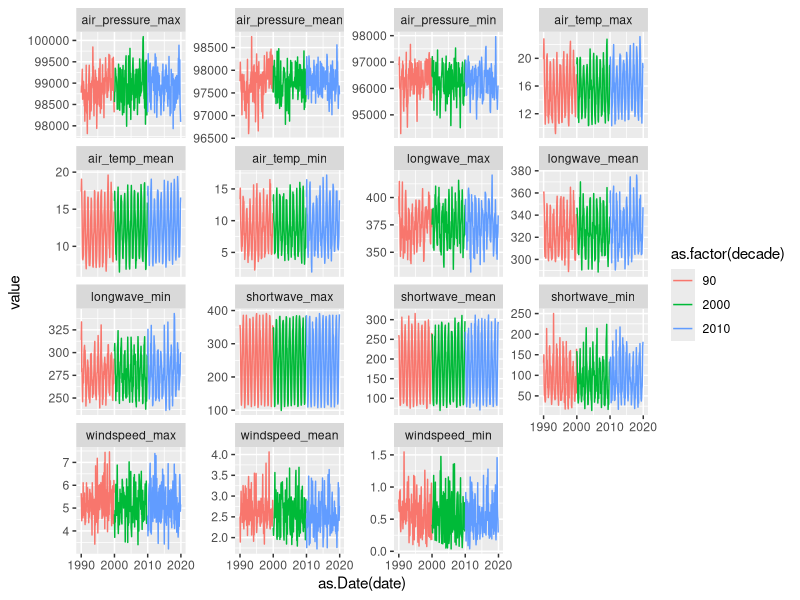

Write the R code that produced this figure. (Note: this script raises an error after producing the figure.)
# driver analysis for 90's data at Rotoehu
library(tidyverse)
library(lubridate)
library(ggpubr)
library(readxl)

# tli
tli <- read.csv('./data/processed_data/90s_data/tli_rotoehu.csv')

getDecade <- function(year) {
  year <- ifelse(year<2000, year-1900, year)
  decade <- floor(year/10) * 10
  return (decade)
}

################################################################################
# met
met <- read.csv('./data/processed_data/Rotoehu_met_summaries_1980_2022.csv')
### convert to hydroyear
yr_to_hydro_yr <- function(data){ # data = dataframe with 'date' column in as.POSIXct() format
  data$hydroyear <- data$date+(184*60*60*24)
  data$hydroyear <- format(data$hydroyear,"%Y")
  data$hydroyear <- as.numeric(data$hydroyear)
  data$hydroyear_label <- paste(data$hydroyear-1, data$hydroyear, sep = "-")
  return(data)
}
met$date <- paste0(met$year, "-", met$month, "-01")
met$date <- as.POSIXct(met$date)
met <- yr_to_hydro_yr(met)
met$decade <- getDecade(met$year)

# select most "important" met variables
met <- met %>% 
  select(year, hydroyear, month, decade, everything(), -hydroyear_label)

met_long <- met %>% 
  filter(decade!='2020' & decade!='80') %>% 
  pivot_longer(air_temp_min:windspeed_max, names_to = 'variable', values_to = 'value')

ggplot(met_long, aes(x = as.Date(date), y = value, color = as.factor(decade))) +
  geom_line() +
  facet_wrap(~variable, scales = 'free_y')

df <- left_join(tli, met, by = c('hydroyear', 'month'))
df <- df %>% 
  select(date, hydroyear, hydroyear_label, month, decade, tli_annual, tli_monthly, everything(), -year)
################################################################################
# climate indices
soi <- read.csv('./data/raw_data/soi-rolling-average-1990-2022-and-temperature-anomaly-1990-2020.csv')
soi <- soi %>% 
  mutate(month = ifelse(month < 10, paste0("0", month), month))
soi$date <- paste0(soi$year, "-", soi$month, "-01")
soi$date <- ymd(soi$date)
soi$decade <- getDecade(soi$year)
soi <- soi %>% filter(decade!='2020' & decade!='80') 
soi$date <- as.POSIXct(soi$date)
soi <- yr_to_hydro_yr(soi)
soi$month <- as.integer(soi$month)

ggplot(soi, aes(x = as.Date(date), y = soi_3mth_mean, color = as.factor(year))) +
  geom_point() +
  geom_line()

ggplot(soi, aes(x = as.Date(date), y = de_trended_temp_anomaly)) +
  geom_point() +
  geom_line()

soi <- soi %>% select(-date)

a <- ggplot(soi, aes(x = as.factor(decade), y = soi_3mth_mean, fill = as.factor(decade))) +
  geom_boxplot() +
  theme_bw() +
  labs(fill = 'Decade') +
  xlab('Decade') +
  ylab('3 month mean SOI')

b <- ggplot(soi, aes(x = as.factor(decade), y = de_trended_temp_anomaly, fill = as.factor(decade))) +
  geom_boxplot() +
  theme_bw() +
  labs(fill = 'Decade') +
  xlab('Decade') +
  ylab('Detrended Temp Anomaly')

c <- ggplot(soi, aes(fill = soi_phase, x = as.factor(decade))) +
  geom_bar(position = 'dodge') +
  scale_fill_brewer(palette = 'Dark2') +
  ylab('Count (months)') +
  xlab('Decade') +
  labs(fill = 'Phase') +
  theme_bw()
ggarrange(a, b, c)

df <- left_join(df, soi, by = c('hydroyear', 'month', 'decade', 'hydroyear_label'))

#################################################################################
# temp and thermal stratification metrics
temp <- read.csv('./data/processed_data/90s_data/temp_metrics_rotoehu_90s.csv')
temp <- temp %>% 
  select(-X) %>% 
  mutate(month = month(date)) 
temp$date <- as.POSIXct(temp$date)
temp <- yr_to_hydro_yr(temp)
temp$month <- as.integer(temp$month)
temp <- temp %>% select(-date, -hydroyear_label) %>% 
  distinct(hydroyear, month, .keep_all = TRUE)

df <- left_join(df, temp, by = c('hydroyear', 'month'))

#################################################################################
# lake level
lvl <- read_excel('./data/raw_data/EDS-686238-HL143688-Entire Record.xlsx', skip = 5)
lvl <- na.omit(lvl)
colnames(lvl) <- c('date', 'end', 'avg_level_m')
lvl$avg_level_m <- as.numeric(lvl$avg_level_m)
lvl <- lvl %>% select(-end)
lvl$date <- as.POSIXct(lvl$date)
lvl <- yr_to_hydro_yr(lvl)
lvl$month <- month(lvl$date)
#lvl <- lvl %>% select(-date)

ggplot(lvl, aes(x = as.Date(date), y = avg_level_m)) +
  geom_line() + 
  xlim(as.Date('1990-01-01'), as.Date('2020-12-31'))

lvl <- lvl %>% 
  group_by(month) %>% 
  mutate(monthly_avg_level_m = mean(avg_level_m, na.rm = TRUE))
df$date <- as.Date(df$date)
lvl$date <- as.Date(lvl$date)

df <- left_join(df, lvl, by = c('date', 'hydroyear', 'hydroyear_label', 'month'))

# land cover (only starts in 1996)?

#################################################################################
# bottom nutrients from Lake_Rotoehu
nuts <- read_excel('./data/raw_data/Rotoehu_1990_1999_PaulScholes.xlsx')
nuts$Date <- as.POSIXct(nuts$Date)
nuts <- nuts %>% 
  rename(date = Date,
         depth_m = DepthFrom) %>% 
  select(date, depth_m, Unit, Results) %>% 
  filter(depth_m > 6.75) 
nuts_long <- nuts %>% 
  pivot_wider(names_from = 'Unit', values_from = 'Results') %>% 
  select(date, depth_m, `DRP (mg/m3)`, `NH4-N (mg/m3)`) %>% 
  rename(DRP_mgm3 = `DRP (mg/m3)`,
         NH4_mgm3 = `NH4-N (mg/m3)`) %>% 
  mutate(month = month(date)) 
nuts_long <- yr_to_hydro_yr(nuts_long)
nuts_long <- nuts_long %>% 
  distinct(month, hydroyear, .keep_all = TRUE) %>% 
  select(-depth_m)

nuts_2000s <- read.csv("./data/processed_data/rotoehu_waterquality_2000_2021.csv")
nuts_2000s$date <- as.POSIXct(nuts_2000s$date)
nuts_2000s <- nuts_2000s %>% 
  select(date, bottom_DRP_ugL, bottom_NH4_ugL) %>% 
  mutate(month = month(date)) %>% 
  rename(DRP_mgm3 = bottom_DRP_ugL,
         NH4_mgm3 = bottom_NH4_ugL)
nuts_2000s <- yr_to_hydro_yr(nuts_2000s)

nuts_all <- rbind(nuts_long, nuts_2000s)
nuts_all <- na.omit(nuts_all)

ggplot(nuts_all, aes(x = as.Date(date), y = DRP_mgm3)) +
  geom_point()

nuts_all <- nuts_all %>% select(-date)

df <- left_join(df, nuts_all, by = c('hydroyear', 'hydroyear_label', 'month'))

#################################################################################
df <- df %>% 
  distinct(hydroyear, month, .keep_all = TRUE)
write.csv(df, './data/processed_data/90s_data/rotoehu_tli_drivers_1990_2021.csv', row.names = FALSE)


